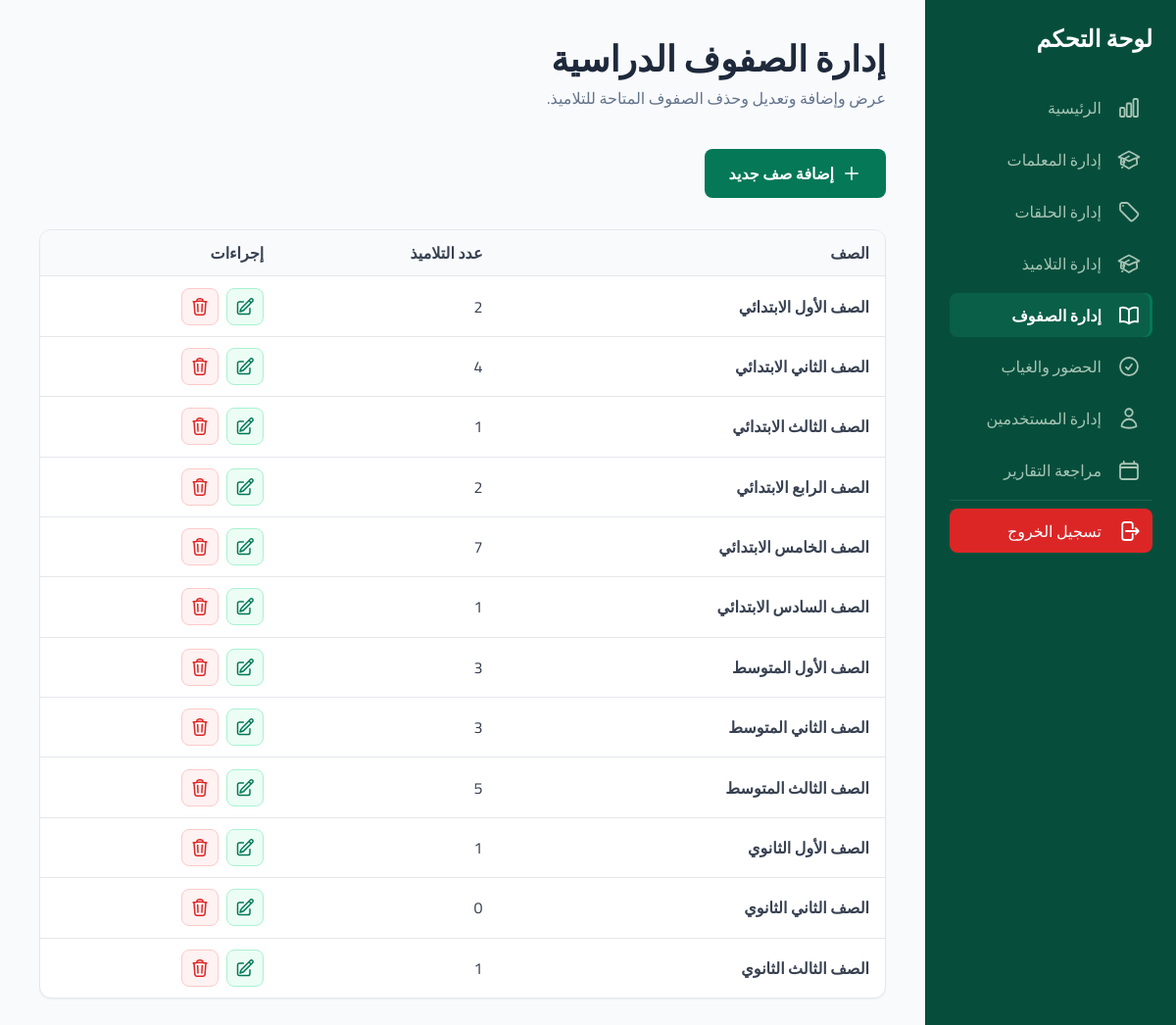
/student/grade/manage/ (signed in), run on the app's committed database.
### students/models.py (models this page shows, shortened)
class Grade(models.Model):
    name=models.CharField(max_length=50)

### students/views.py (the view)
# urls.py: path('grade/manage/',superuser_required(SUGradeList.as_view()),name='grade_manage'),
class SUGradeList(ListView):
    template_name='administration/grades_manage.html'
    model=Grade
    context_object_name='grades'
    def get_queryset(self):
        return Grade.objects.all().order_by('id')

### templates/administration/grades_manage.html (shortened to what this page needs)
{% extends 'administration/s_base.html' %} {% load static %}
{% block content %}
<main class="p-6 md:p-10">
    <header class="hidden md:block mb-10">
        <h1 class="text-3xl md:text-4xl font-black">إدارة الصفوف الدراسية</h1>
        <p class="text-slate-500 mt-2">عرض وإضافة وتعديل وحذف الصفوف المتاحة للتلاميذ.</p>
    </header>
    <div class="flex flex-col md:flex-row md:justify-between md:items-center mb-8 gap-4">
        <a href="{% url 'students:grade_add_su' %}" class="btn btn-primary w-full md:w-auto px-6 py-3 text-center flex items-center justify-center gap-2">
            {% include 'partials/icons/plus.svg' with icon_class='h-5 w-5' only %}
            إضافة صف جديد
        </a>
    </div>
    <div class="table-wrap overflow-x-auto hidden md:block">
        <table class="table">
            <thead>
                <tr>
                    <th>الصف</th>
                    <th>عدد التلاميذ</th>
                    <th>إجراءات</th>
                </tr>
            </thead>
            <tbody class="divide-y divide-slate-200">
                {% for grade in grades %}
                <tr>
                    <td class="p-4 font-semibold">{{ grade.name }}</td>
                    <td class="p-4 text-slate-600">{{ grade.student_set.count }}</td>
                    <td class="p-4">
                        <div class="flex items-center gap-2">
                            <a href="{% url 'students:grade_edit_su' grade.id %}" aria-label="تعديل الصف" title="تعديل" class="p-2 rounded-lg bg-emerald-50 text-emerald-700 border border-emerald-200 hover:bg-emerald-100 transition">
                                {% include 'partials/icons/pencil-square.svg' with icon_class='h-5 w-5' only %}
                            </a>
                            <a href="{% url 'students:grade_delete_su' grade.id %}" aria-label="حذف الصف" title="حذف" class="p-2 rounded-lg bg-red-50 text-red-600 border border-red-200 hover:bg-red-100 transition">
                                {% include 'partials/icons/trash.svg' with icon_class='h-5 w-5' only %}
                            </a>
                        </div>
                    </td>
                </tr>
                {% empty %}
                <tr>
                    <td colspan="3" class="p-0">
                        {% include 'partials/_empty_state.html' with title='لا توجد صفوف دراسية' subtitle='أضف أول صف دراسي للبدء.' icon='partials/icons/book-open.svg' %}
                    </td>
                </tr>
                {% endfor %}
            </tbody>
        </table>
    </div>
</main>
{% endblock %}

### templates/partials/icons/pencil-square.svg
<svg xmlns="http://www.w3.org/2000/svg" fill="none" viewBox="0 0 24 24" stroke-width="1.8" stroke="currentColor" aria-hidden="true" class="{{ icon_class|default:'h-6 w-6' }}">
  <path stroke-linecap="round" stroke-linejoin="round" d="M16.862 4.487l1.687-1.688a1.875 1.875 0 112.652 2.652L10.582 16.07a4.5 4.5 0 01-1.897 1.13L6 18l.8-2.685a4.5 4.5 0 011.13-1.897l8.932-8.931zm0 0L19.5 7.125M18 14v4.75A2.25 2.25 0 0115.75 21H5.25A2.25 2.25 0 013 18.75V8.25A2.25 2.25 0 015.25 6H10" />
</svg>

### templates/partials/icons/trash.svg
<svg xmlns="http://www.w3.org/2000/svg" fill="none" viewBox="0 0 24 24" stroke-width="1.8" stroke="currentColor" aria-hidden="true" class="{{ icon_class|default:'h-6 w-6' }}">
  <path stroke-linecap="round" stroke-linejoin="round" d="M14.74 9l-.346 9m-4.788 0L9.26 9m9.968-3.21c.342.052.682.107 1.022.166m-1.022-.165L18.16 19.673a2.25 2.25 0 01-2.244 2.077H8.084a2.25 2.25 0 01-2.244-2.077L4.772 5.79m14.456 0a48.108 48.108 0 00-3.478-.397m-12 .562c.34-.059.68-.114 1.022-.165m0 0a48.11 48.11 0 013.478-.397m7.5 0v-.916c0-1.18-.91-2.164-2.09-2.201a51.964 51.964 0 00-3.32 0c-1.18.037-2.09 1.022-2.09 2.201v.916m7.5 0a48.667 48.667 0 00-7.5 0" />
</svg>

### static/css/style.css (style rules this page uses)
:root { --bg: #f8fafc; --surface: #ffffff; --surface-2: #f8fafc; --border: #e5e7eb; --text-1: #0f172a; --text-2: #374151; --text-3: #6b7280; --accent: #047857; --accent-hover: #064e3b; --accent-soft: #ecfdf5; --danger: #dc2626; --danger-hover: #b91c1c; --chrome: #064e3b; --chrome-hover: #0a5f48; --chrome-text: #a7c4b5; --chrome-heading: #ffffff; --chrome-divider: rgba(255, 255, 255, 0.08); }
body { background: var(--bg); color: var(--text-1); }
.btn { display: inline-block; font-weight: 700; line-height: 1.5; border-radius: 8px; padding: 0.55rem 1.4rem; border: 1px solid transparent; cursor: pointer; text-align: center; }
.btn-primary { background: var(--accent); color: #fff; }
.table-wrap { background: var(--surface); border: 1px solid var(--border); border-radius: 12px; box-shadow: 0 1px 2px rgba(15, 23, 42, 0.05); overflow: hidden; }
.table { width: 100%; text-align: right; border-collapse: collapse; }
.table th { background: var(--surface-2); color: var(--text-2); font-weight: 700; text-align: right; padding: 0.7rem 1rem; border-bottom: 1px solid var(--border); white-space: nowrap; }
.table td { padding: 0.7rem 1rem; border-bottom: 1px solid var(--border); color: var(--text-2); }
.table tbody tr:last-child td { border-bottom: none; }

### data on the page
Grade: name "الصف الأول الابتدائي", student_set.count "2"
Grade: name "الصف الثاني الابتدائي", student_set.count "4"
Grade: name "الصف الثالث الابتدائي", student_set.count "1"
Grade: name "الصف الرابع الابتدائي", student_set.count "2"
Grade: name "الصف الخامس الابتدائي", student_set.count "7"
Grade: name "الصف السادس الابتدائي", student_set.count "1"
Grade: name "الصف الأول المتوسط", student_set.count "3"
Grade: name "الصف الثاني المتوسط", student_set.count "3"
Grade: name "الصف الثالث المتوسط", student_set.count "5"
Grade: name "الصف الأول الثانوي", student_set.count "1"
Grade: name "الصف الثاني الثانوي", student_set.count "0"
Grade: name "الصف الثالث الثانوي", student_set.count "1"

### other printed values
{{ label }} "الرئيسية إدارة المعلمات إدارة الحلقات إدارة التلاميذ إدارة الصفوف الحضور والغياب إدارة المستخدمين مراجعة التقارير تسجيل الخروج"
